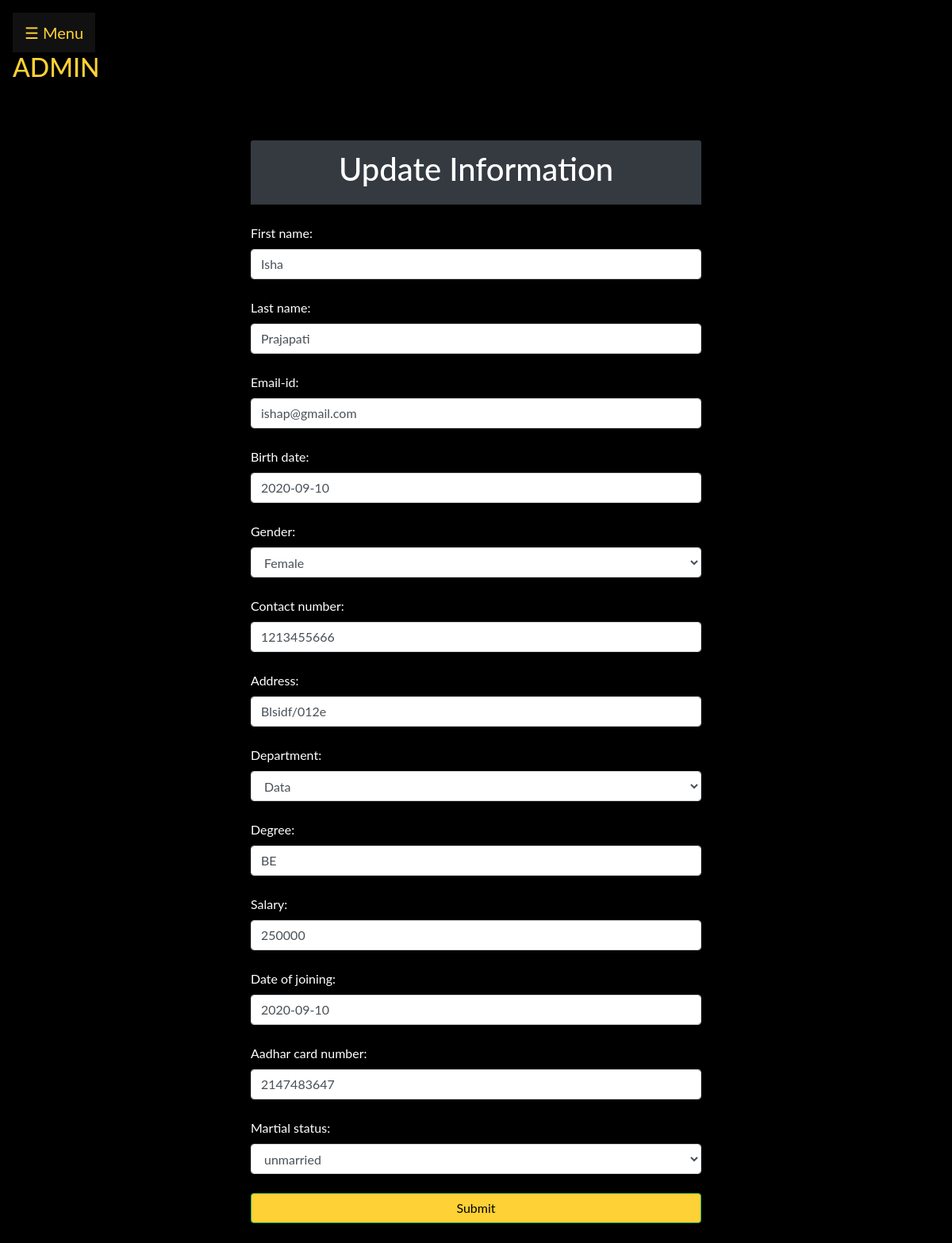
The app's page /admin/update.php?id=2 (signed in) with its own data.
### tables this page shows
CREATE TABLE `info` (
  `id` int(11) NOT NULL,
  `firstname` varchar(20) NOT NULL,
  `lastname` varchar(15) DEFAULT NULL,
  `emailid` varchar(20) DEFAULT NULL,
  `date_of_birth` date NOT NULL,
  `gender` varchar(8) NOT NULL,
  `contact_number` int(10) DEFAULT NULL,
  `address` varchar(50) DEFAULT NULL,
  `department` varchar(50) DEFAULT NULL,
  `degree` varchar(15) DEFAULT NULL,
  `salary` int(20) NOT NULL,
  `date_of_joining` date NOT NULL,
  `aadhar_card_number` int(20) DEFAULT NULL,
  `martial_status` varchar(10) NOT NULL,
  `password` varchar(20) NOT NULL DEFAULT 'xyz123#'
);

### admin/update.php (the view, shortened to what this page needs)
<?php
$con = OpenCon();
$id = $_GET['id'];
 $sql = "SELECT * FROM `info` WHERE id = '$id'";
$result = mysqli_query($con, $sql);
while($res = mysqli_fetch_assoc($result)){
	$firstname = $res['firstname'];
	$lastname = $res['lastname'];
	$email = $res['emailid'];
	$date_of_birth = $res['date_of_birth'];
	$gender = $res['gender'];
	$contact = $res['contact_number'];
	$address = $res['address'];
	$department = $res['department'];
	$degree = $res['degree'];
	$salary = $res['salary'];
	$date_of_joining = $res['date_of_joining'];
	$aadhar_card_number = $res['aadhar_card_number'];
	$maritial_status = $res['martial_status'];
}
?>
<!DOCTYPE html>
<html>
<head>
  <link rel="stylesheet" href="https://maxcdn.bootstrapcdn.com/bootstrap/4.0.0/css/bootstrap.min.css">
</head>
<body style="background-color: black;">
<?php include('bar.php'); ?>
 <div class="col-lg-6 m-auto">
 <form method="post" >
 <br><br><div class="card" style="background-color: black; color: white;">
 <div class="card-header bg-dark">
 <h1 class="text-white text-center">  Update Information </h1>
 </div><br>
 <label> First name: </label>
 <input type="text" name="firstname" class="form-control" required value="<?php echo $firstname;?>"> <br>
 <label> Last name: </label>
 <input type="text" name="lastname" class="form-control" required value="<?php echo $lastname;?>"> <br>
 <label> Email-id: </label>
 <input type="text" name="emailid" class="form-control" required value="<?php echo $email;?>"> <br>
 <label>Birth date: </label>
 <input type="numeric" name="date_of_birth" class="form-control" required value="<?php echo $date_of_birth;?>"> <br>
 <label> Gender: </label>
 <select  name="gender"  selected class="form-control" required>
 <option value="<?php echo $gender;?>" selected><?php echo $gender;?></option>
</select><br>
 <label> Contact number: </label>
 <input type="numeric" name="contact_number" class="form-control" required value="<?php echo $contact;?>"> <br>
 <label> Address: </label>
 <input type="text" name="address" class="form-control" required value="<?php echo $address;?>"> <br>
 <label> Department: </label>
 <select  name="department"  selected class="form-control" required>
 <option value="<?php echo $department;?>" selected><?php echo $department;?></option>
</select> <br>
 <label> Degree: </label>
 <input type="text" name="degree" class="form-control" required value="<?php echo $degree;?>"> <br>
 <label> Salary: </label>
 <input type="numeric" name="salary" class="form-control" required value="<?php echo $salary;?>"> <br>
 <label> Date of joining: </label>
 <input type="numeric" name="date_of_joining" class="form-control" required value="<?php echo $date_of_joining;?>"> <br>
 <label> Aadhar card number: </label>
 <input type="numeric" name="aadhar_card_number" class="form-control" required value="<?php echo $aadhar_card_number;?>"> <br>
 <label> Martial status: </label>
 <select  name="martial_status"  selected class="form-control" required>
 <option value="<?php echo $maritial_status;?>" selected><?php echo $maritial_status;?></option>
 </select><br>
 <button class="btn btn-success" type="submit" name="done" style="background-color: #fed136; color:black;"> Submit </button><br>
 </div>
 </form>
 </div>
</body>
</html>

### admin/bar.php (style rules this page uses)
body { font-family: "Lato", sans-serif; }

### records on screen
info: firstname "Isha", lastname "Prajapati", emailid "ishap@gmail.com", date_of_birth "2020-09-10", gender "Female", contact_number "1213455666", address "Blsidf/012e", department "Data", degree "BE", salary "250000", date_of_joining "2020-09-10", aadhar_card_number "2147483647", martial_status "unmarried"
